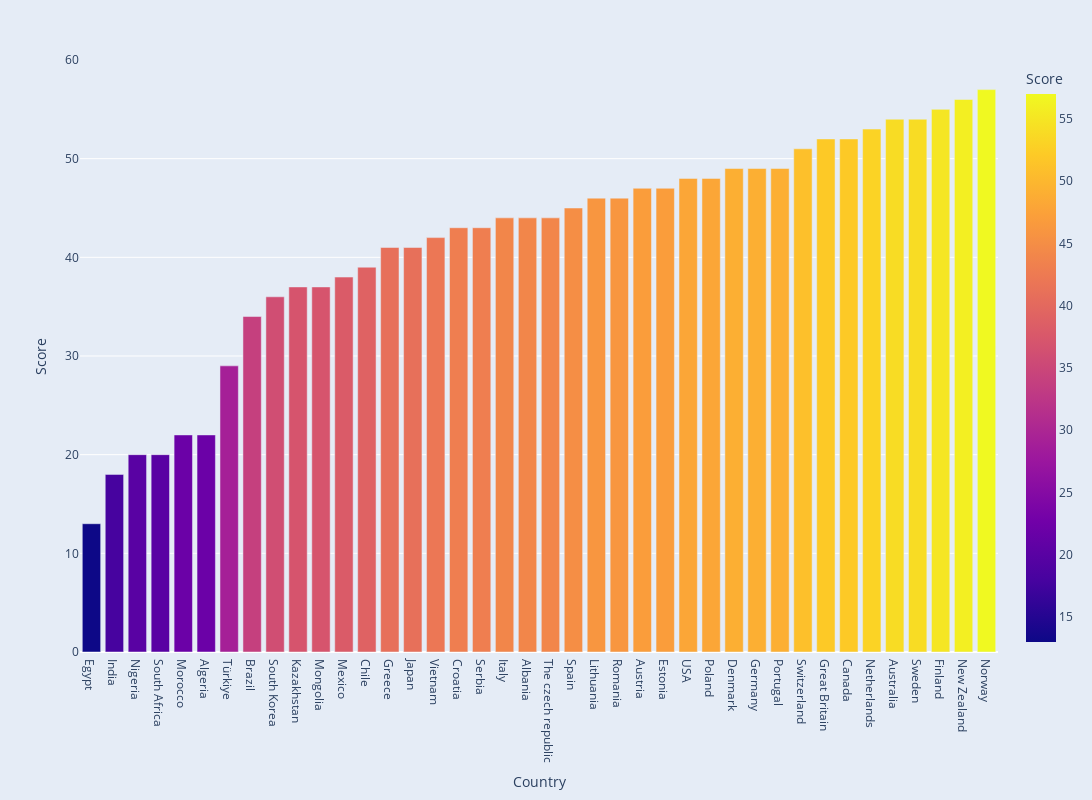

Source (notebook cell):
### Code cell
fig = px.bar(df1, x='Country', y='Result', color='Result', barmode='group', labels={'Result': 'Score'})

fig.update_layout(
    autosize=False,
    width=1500,  # desired width (in pixels)
    height=800  # desired height (in pixels)
    )
fig.update_layout({
    'plot_bgcolor': 'rgba(229, 236, 246, 1)',  # set the plot background to transparent
    'paper_bgcolor': 'rgba(229, 236, 246, 1)',  # set the paper background to transparent
    })
fig.update_yaxes(title_text='Score')

fig.show()

### Figure 1 — Plotly figure (JSON) as saved in the notebook; plotly's stock layout.template omitted (floating-point values rounded to 4 significant figures)
{"data": [{"alignmentgroup": "True", "hovertemplate": "Country=%{x}<br>Score=%{marker.color}<extra></extra>", "legendgroup": "", "marker": {"color": [13, 18, 20, 20, 22, 22, 29, 34, 36, 37, 37, 38, 39, 41, 41, 42, 43, 43, 44, 44, 44, 45, 46, 46, 47, 47, 48, 48, 49, 49, 49, 51, 52, 52, 53, 54, 54, 55, 56, 57], "coloraxis": "coloraxis", "pattern": {"shape": ""}}, "name": "", "offsetgroup": "", "orientation": "v", "showlegend": false, "textposition": "auto", "type": "bar", "x": ["Egypt", "India", "Nigeria", "South Africa", "Morocco", "Algeria", "Türkiye", "Brazil", "South Korea", "Kazakhstan", "Mongolia", "Mexico", "Chile", "Greece", "Japan", "Vietnam", "Croatia", "Serbia", "Italy", "Albania", "The czech republic", "Spain", "Lithuania", "Romania", "Austria", "Estonia", "USA", "Poland", "Denmark", "Germany", "Portugal", "Switzerland", "Great Britain", "Canada", "Netherlands", "Australia", "Sweden", "Finland", "New Zealand", "Norway"], "xaxis": "x", "y": [13, 18, 20, 20, 22, 22, 29, 34, 36, 37, 37, 38, 39, 41, 41, 42, 43, 43, 44, 44, 44, 45, 46, 46, 47, 47, 48, 48, 49, 49, 49, 51, 52, 52, 53, 54, 54, 55, 56, 57], "yaxis": "y"}], "layout": {"autosize": false, "barmode": "group", "coloraxis": {"colorbar": {"title": {"text": "Score"}}, "colorscale": [[0, "#0d0887"], [0.1111, "#46039f"], [0.2222, "#7201a8"], [0.3333, "#9c179e"], [0.4444, "#bd3786"], [0.5556, "#d8576b"], [0.6667, "#ed7953"], [0.7778, "#fb9f3a"], [0.8889, "#fdca26"], [1, "#f0f921"]]}, "height": 800, "legend": {"tracegroupgap": 0}, "margin": {"t": 60}, "paper_bgcolor": "rgba(229, 236, 246, 1)", "plot_bgcolor": "rgba(229, 236, 246, 1)", "width": 1500, "xaxis": {"anchor": "y", "domain": [0, 1], "title": {"text": "Country"}}, "yaxis": {"anchor": "x", "domain": [0, 1], "title": {"text": "Score"}}}}
